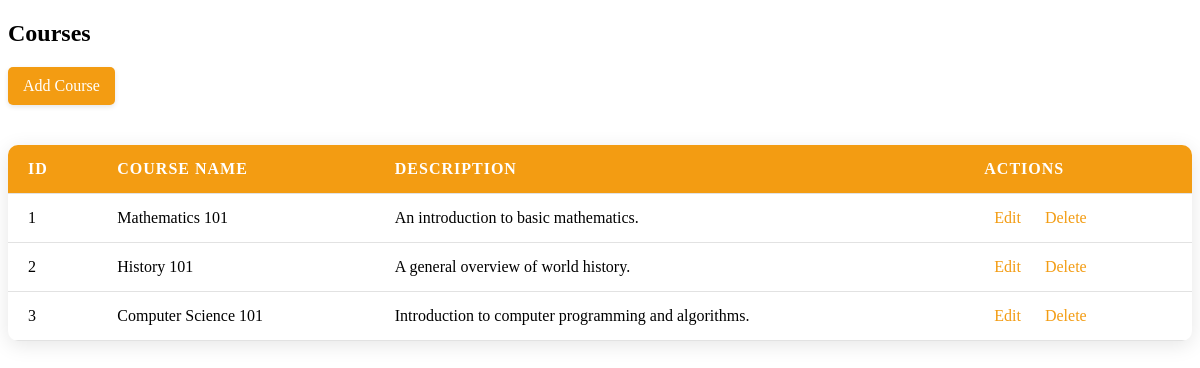
Page /courses_section.php on the committed database.
### tables this page shows
CREATE TABLE courses (
    course_id INT AUTO_INCREMENT PRIMARY KEY,
    course_name VARCHAR(100) NOT NULL UNIQUE,   
    course_description TEXT,
    created_at TIMESTAMP DEFAULT CURRENT_TIMESTAMP
);

### courses_section.php (the view, shortened to what this page needs)
<?php
require '../php/db_connection.php';
$courses = $pdo->query("SELECT * FROM courses")->fetchAll(PDO::FETCH_ASSOC);
?>
<!DOCTYPE html>
<html lang="en">
<head>
    <link rel="stylesheet" href="../css/admin_dashboard_sections.css">
</head>
<body>
    <h2>Courses</h2>
    <a href="../admin_add_feature/add_course.php" class="add-btn">Add Course</a>
    <table>
        <thead>
            <tr>
                <th>ID</th>
                <th>Course Name</th>
                <th>Description</th>
                <th>Actions</th>
            </tr>
        </thead>
        <tbody>
            <?php foreach ($courses as $course): ?>
                <tr>
                    <td><?php echo $course['course_id']; ?></td>
                    <td><?php echo htmlspecialchars($course['course_name']); ?></td>
                    <td><?php echo htmlspecialchars($course['course_description']); ?></td>
                    <td>
                        <a href="../admin_update_feature/update_course.php?course_id=<?php echo $course['course_id']; ?>">Edit</a>
                        <a href="../admin_delete_feature/delete_course.php?course_id=<?php echo $course['course_id']; ?>"
                            onclick="return confirm('Are you sure you want to delete this course?');">Delete</a>
                    </td>
                </tr>
            <?php endforeach; ?>
        </tbody>
    </table>
</body>
</html>

### admin_dashboard_sections.css (style rules this page uses)
table { width: 100%; border-collapse: collapse; margin-top: 20px; background-color: #ffffff; box-shadow: 0 4px 20px rgba(0, 0, 0, 0.1); border-radius: 10px; overflow: hidden; }
th, td { padding: 15px 20px; text-align: left; border-bottom: 1px solid #e2e2e2; }
th { background-color: #f39c12; color: #ffffff; font-weight: bold; text-transform: uppercase; letter-spacing: 1px; }
tr { transition: background-color 0.3s; }
a { color: #f39c12; text-decoration: none; padding: 5px 10px; border-radius: 5px; transition: background 0.3s, color 0.3s; }
.add-btn { display: inline-block; padding: 10px 15px; background-color: #f39c12; color: #ffffff; border-radius: 5px; margin-bottom: 20px; transition: background 0.3s ease; box-shadow: 0 2px 5px rgba(0, 0, 0, 0.1); }

### rows in the picture
courses: course_id "1", course_name "Mathematics 101", course_description "An introduction to basic mathematics."
courses: course_id "2", course_name "History 101", course_description "A general overview of world history."
courses: course_id "3", course_name "Computer Science 101", course_description "Introduction to computer programming and algorithms."
